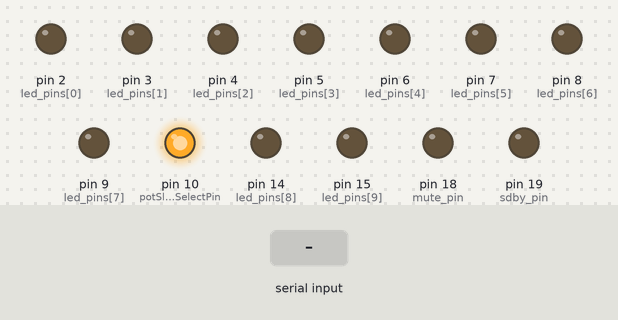
This sketch was run on a simulated Arduino Uno, built with avr-gcc and run on an emulated ATmega328P. On the bench: output pins drawn as LEDs (lit = HIGH). Inputs (shaded band) come from the test bench. Pins used as bus, display or sensor lines are not drawn; what the sketch prints to the serial monitor is not drawn.

Above: at 1.2 s.
1.3 s: "L:45\n" received over Serial
At 2.6 s:
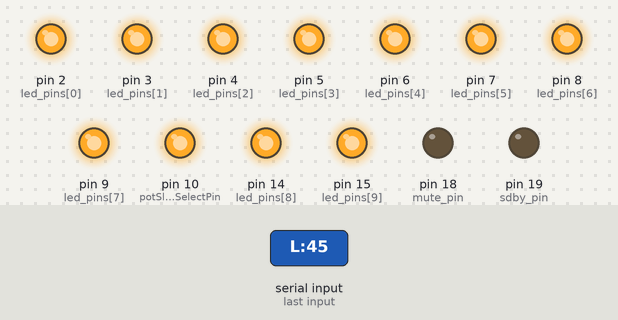
3.8 s: "S:45\n" received over Serial
Timing chart, 0 to 6.8 s (numbered marks = the images above; inputs shaded):
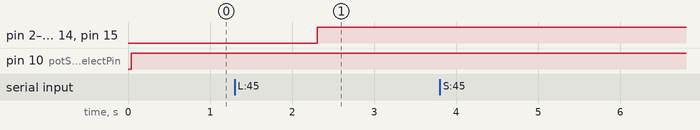

Measured:
- after the input at 1.3 s, pin 2 (led_pins[0]), pin 3 (led_pins[1]), pin 4 (led_pins[2]), pin 5 (led_pins[3]), pin 6 (led_pins[4]), pin 7 (led_pins[5]), pin 8 (led_pins[6]), pin 9 (led_pins[7]), pin 14 (led_pins[8]), pin 15 (led_pins[9]): LOW → HIGH after 1.0 s
- after the input at 3.8 s, every drawn part: stays the same

The sketch:

knobs.ino
```cpp
/*
  This program controls an AD5206 potentiometer and 10 LEDs
  via instructions sent over UART.

  It takes the following instructions:

  P:V N0 N1 ..NN
  This instruction sets a pot value, V (0-255) to the given
  pot numbers (0-5)

  L:N
  This instruction turns on the first N LEDs and turns the
  remaining LEDs off.

  M:N
  This instruction pulls the Mute pin LOW (N=0) or HIGH (N=1)

  Z:N
  This instruction pulls the Stand By pin LOW (N=0) or HIGH (N=1)

  S:N
  This instruction writes the current value of the N (0-5) pot
*/


#include <SPI.h>

#define BAUD 9600

const int potSlaveSelectPin = 10;
const int openValue = 0;
const char termCharacter = '$';

int pots[] = {openValue, openValue, openValue, openValue, openValue, openValue};

const int nleds = 10;
const int led_pins[] = {2, 3, 4, 5, 6, 7, 8, 9, 14, 15};
const int mute_pin = 18;
const int sdby_pin = 19;

void setup() {
  pinMode(potSlaveSelectPin, OUTPUT);

  SPI.begin();
  Serial.begin(BAUD);

  for (int i = 0; i <= 5; i++) {
    digital_pot_write(i, openValue);
  }

  for (int iled = 0; iled < nleds; iled++) {
    pinMode(led_pins[iled], OUTPUT);
    digitalWrite(led_pins[iled], LOW);
  }

  pinMode(mute_pin, OUTPUT);
  digitalWrite(mute_pin, LOW);

  pinMode(sdby_pin, OUTPUT);
  digitalWrite(sdby_pin, LOW);
}

void loop() {
  if (Serial.available() > 0) {
    String inst = Serial.readStringUntil(termCharacter);
    process_instruction(inst);
  }
}

void process_instruction(String inst) {
  // We've received an instruction - let's attempt to parse it
  int icolon = inst.indexOf(':');

  if (icolon == -1) {
    // Not a valid instruction
    return;
  }

  char inst_t = inst.charAt(0);

  int nargs = 0;
  int ispace = 0;
  while (ispace >= 0) {
    nargs++;
    ispace = inst.indexOf(' ', ispace+1);
  }

  // Limit the number of arguments to 10
  if (nargs > 10) {
    nargs = 10;
  }

  int* inst_a = new int[nargs];

  int iarg = 0;
  int i1, i2;
  i1 = icolon; // start at colon
  for (int iarg = 0; iarg < nargs; iarg++) {
    if (iarg == (nargs - 1)) {
      i2 = inst.length();
    } else {
      i2 = inst.indexOf(' ', i1+1);
    }

    String sarg = inst.substring(i1+1, i2);
    inst_a[iarg] = sarg.toInt();

    i1 = i2;
  }

  if (inst_t == 'P') {
    process_instruction_P(nargs, inst_a);
  } else if (inst_t == 'L') {
    process_instruction_L(nargs, inst_a);
  } else if (inst_t == 'M') {
    process_instruction_M(nargs, inst_a);
  } else if (inst_t == 'Z') {
    process_instruction_Z(nargs, inst_a);
  } else if (inst_t == 'S') {
    process_instruction_S(nargs, inst_a);
  }

  delete inst_a;
}

void process_instruction_P(int nargs, int* args) {
  for (int i = 1; i < nargs; i++) {
    if (args[i] <= 5) {
      digital_pot_write(args[i], args[0]);
      pots[args[i]] = args[0];
    }
  }
}

void process_instruction_L(int nargs, int* args) {
  for (int iled = 0; iled < args[0]; iled++) {
    digitalWrite(led_pins[iled], HIGH);
  }

  for (int iled = args[0]; iled < nleds; iled++) {
    digitalWrite(led_pins[iled], LOW);
  }
}

void process_instruction_M(int nargs, int* args) {
  if (nargs >= 1) {
      if (args[0] == 0) {
        digitalWrite(mute_pin, LOW);
      } else if (args[0] == 1) {
        digitalWrite(mute_pin, HIGH);
      }
  }
}

void process_instruction_Z(int nargs, int* args) {
  if (nargs >= 1) {
      if (args[0] == 0) {
        digitalWrite(sdby_pin, LOW);
      } else if (args[0] == 1) {
        digitalWrite(sdby_pin, HIGH);
      }
  }
}

void process_instruction_S(int nargs, int* args) {
  if (nargs >= 1) {
    int stat = pots[args[0]];
    Serial.println(stat, DEC);
  }
}

void digital_pot_write(int channel, int value) {
  // take the SS pin low to select the chip:
  digitalWrite(potSlaveSelectPin, LOW);
  //  send in the address and value via SPI:
  SPI.transfer(channel);
  SPI.transfer(value);
  // take the SS pin high to de-select the chip:
  digitalWrite(potSlaveSelectPin, HIGH);
}
```
